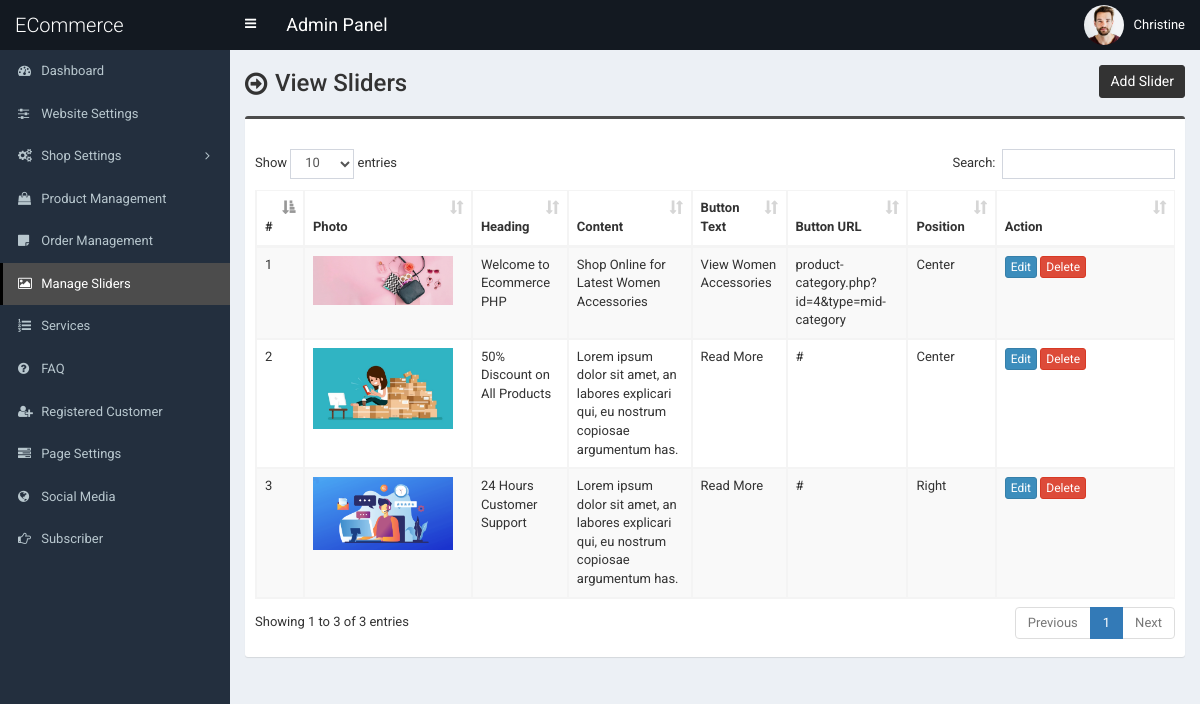
/admin/slider.php (signed in), run on the app's committed database.
### tables this page shows
CREATE TABLE `tbl_slider` (
  `id` int(11) NOT NULL,
  `photo` varchar(255) NOT NULL,
  `heading` varchar(255) NOT NULL,
  `content` text NOT NULL,
  `button_text` varchar(255) NOT NULL,
  `button_url` varchar(255) NOT NULL,
  `position` varchar(255) NOT NULL
);

### admin/slider.php (the view, shortened to what this page needs)
<?php require_once('header.php'); ?>
<section class="content-header">
	<div class="content-header-left">
		<h1>View Sliders</h1>
	</div>
	<div class="content-header-right">
		<a href="slider-add.php" class="btn btn-primary btn-sm">Add Slider</a>
	</div>
</section>
<section class="content">
	<div class="row">
		<div class="col-md-12">
			<div class="box box-info">
				<div class="box-body table-responsive">
					<table id="example1" class="table table-bordered table-hover table-striped">
						<thead>
							<tr>
								<th>#</th>
								<th>Photo</th>
								<th>Heading</th>
								<th>Content</th>
								<th>Button Text</th>
								<th>Button URL</th>
								<th>Position</th>
								<th width="140">Action</th>
							</tr>
						</thead>
						<tbody>
							<?php
							$i=0;
							$statement = $pdo->prepare("SELECT
														id,
														photo,
														heading,
														content,
														button_text,
														button_url,
														position
							                           	FROM tbl_slider
							                           	");
							$statement->execute();
							$result = $statement->fetchAll(PDO::FETCH_ASSOC);
							foreach ($result as $row) {
								$i++;
								?>
								<tr>
									<td><?php echo $i; ?></td>
									<td style="width:150px;"><img src="../assets/uploads/<?php echo $row['photo']; ?>" alt="<?php echo $row['heading']; ?>" style="width:140px;"></td>
									<td><?php echo $row['heading']; ?></td>
									<td><?php echo $row['content']; ?></td>
									<td><?php echo $row['button_text']; ?></td>
									<td><?php echo $row['button_url']; ?></td>
									<td><?php echo $row['position']; ?></td>
									<td>
										<a href="slider-edit.php?id=<?php echo $row['id']; ?>" class="btn btn-primary btn-xs">Edit</a>
										<a href="#" class="btn btn-danger btn-xs" data-href="slider-delete.php?id=<?php echo $row['id']; ?>" data-toggle="modal" data-target="#confirm-delete">Delete</a>
									</td>
								</tr>
								<?php
							}
							?>
						</tbody>
					</table>
				</div>
			</div>
		</div>
	</div>
</section>
<?php require_once('footer.php'); ?>

### admin/style.css (style rules this page uses)
body { font-size: 13px; font-family: "Roboto", sans-serif; }
.content-header > h1, .content-header .content-header-left h1 { font-family: "Roboto", sans-serif; }
.box-info { padding-top: 20px; }
.content-header { overflow: hidden; }
.content-header .content-header-left { float: left; padding-top: 5px; }
.content-header .content-header-right { float: right; }
.content-header .content-header-left h1 { margin-top: 0; margin-bottom: 0; padding-left: 30px; padding-bottom: 5px; font-size: 24px; position: relative; }
.content-header .content-header-left h1:before { position: absolute; top: 0; left: 0; font-family: "FontAwesome", sans-serif; font-size: 26px; content: "\f18e"; }
.content-header .content-header-right a { position: relative; font-size: 14px; }
.box.box-info { border-top-color: #4c4c4c; }
.content-header .content-header-right a { background-color: #333333; border-color: #333333; }

### data on the page
tbl_slider: photo (picture), heading "Welcome to Ecommerce PHP", content "Shop Online for Latest Women Accessories", button_text "View Women Accessories", button_url "product-category.php?id=4&type=mid-category", position "Center"
tbl_slider: photo (picture), heading "50% Discount on All Products", content "Lorem ipsum dolor sit amet, an labores explicari qui, eu nostrum copiosae argumentum has.", button_text "Read More", button_url "#", position "Center"
tbl_slider: photo (picture), heading "24 Hours Customer Support", content "Lorem ipsum dolor sit amet, an labores explicari qui, eu nostrum copiosae argumentum has.", button_text "Read More", button_url "#", position "Right"

### other printed values
$_SESSION['user']['full_name'] "Christine"
